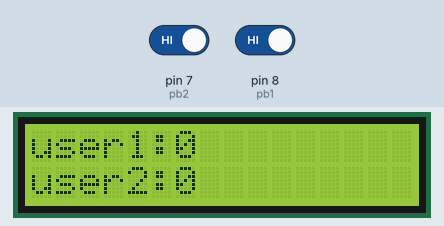
Simulated run of this sketch. Board: Arduino Uno, built with avr-gcc and run on an emulated ATmega328P. On the bench: 16×2 character LCD. The inputs (shaded band) are chosen by the test bench; at power-on: pin 7 (pb2) HIGH, pin 8 (pb1) HIGH. What the sketch prints to the serial monitor is not drawn.

Above: at 3.2 s.
3.3 s: pin 7 (pb2) driven LOW
At 3.43 s:
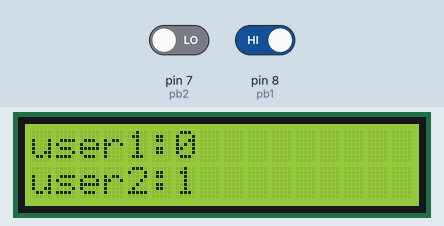
4.8 s: pin 8 (pb1) driven LOW
At 5.4 s:
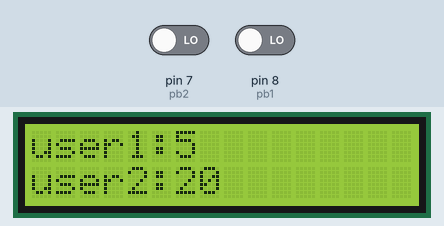
6.4 s: pin 7 (pb2) driven HIGH
At 6.53 s:
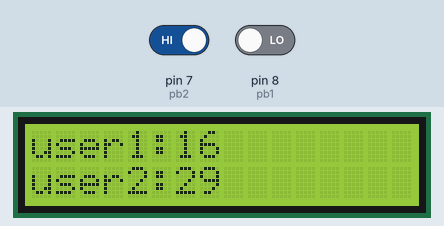
7.9 s: pin 7 (pb2) driven LOW
At 8.5 s:
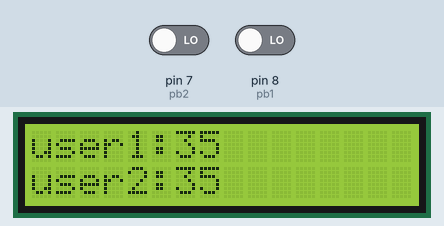
9.4 s: pin 8 (pb1) driven HIGH
At 9.54 s:
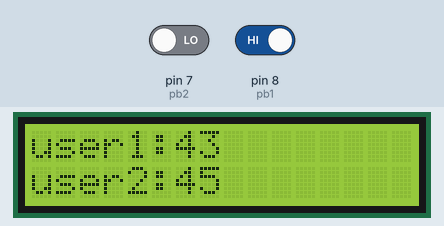

The sketch:

butlcd.ino
```cpp
#include<LiquidCrystal.h>

int state1 = 0; //initialize push button state
int state2 = 0;
int pb1 = 8; //initialize push button state
int pb2 = 7;
unsigned long int flag = 0;
unsigned long int flag1 = 0;
unsigned long int flag2 = 0;
// initialize the library with the numbers of the interface pins
unsigned long int value1 = 0;
unsigned long int value2 = 0;
LiquidCrystal lcd(12, 11, 5, 4, 3, 2);
int interval = 20000;
unsigned long previousMillis = 0;
void setup() {
  Serial.begin(9600);
  pinMode(pb1, INPUT); //set pb as input
  pinMode(pb2, INPUT);
  lcd.begin(16, 2);
  lcd.setCursor(0, 0);
  //clear LCD
  lcd.print("USER1-RED");
  delay(1000);
  lcd.clear();
  lcd.print("USER2-YELLOW");
  delay(1000);
  lcd.clear();
}


void loop()
{
  unsigned long currentMillis = millis();
  state1 = digitalRead(pb1);
  state2 = digitalRead(pb2);
  if ((unsigned long)(currentMillis - previousMillis) <= interval)
  {
    lcd.noBlink();
    lcd.setCursor(0, 0);
    if (state1 == LOW)
    {
      if ( flag1 == 0)
      {
        flag1 = 1;
      }
      else if ( flag1 == 1)
      {
        Serial.println("sss");
        value1 = value1 + 1;
        flag1 = 0;
      }
    }
    if (state2 == LOW)
    {
      if ( flag2 == 0)
      {
        flag2 = 1;
      }
      else if ( flag2 == 1)
      { Serial.println("saaaaaass");
        value2 = value2 + 1;
        flag2 = 0;
      }
    }
    lcd.print("user1:");
    lcd.print(value1);
    lcd.setCursor(0, 1);
    lcd.print("user2:");
    lcd.print(value2);
    delay(50);
  }
  else {
    lcd.clear();
    if (value1 > value2)
    {
      lcd.print("WINNER-USER1");
      delay(2000);
    }
    else if (value1 == value2)
    {
      lcd.print("DRAW");
      delay(2000);
    }
    else if(value1 == value2 && value1>0 && value2>0)
    {
    lcd.print("PLZ...START!");
    delay(2000);
    }
    else
    {
      lcd.print("WINNER-USER2");
      delay(2000);
    }
    lcd.clear();
    lcd.setCursor(1, 0);
    lcd.print("HOLD BUTTON TO");
    lcd.setCursor(5, 1);
    lcd.print("RESTART");
    delay(2000);
    if (state1 == LOW || state2 == LOW)
    {
      previousMillis = millis();
      value1 = 0;
      value2 = 0;
      flag = 0;
      lcd.begin(16, 2);
      lcd.print("3...");
      delay(1000);
      lcd.clear();
      lcd.print("2..");
      delay(1000);
      lcd.clear();
      lcd.print("1.");
      delay(1000);
      lcd.clear();
      lcd.print("GO........");
      delay(1000);
      lcd.clear();
    }
  }
}
```

Measured:
- after the input at 3.3 s, the display: changes after 0.08 s (image 1)
